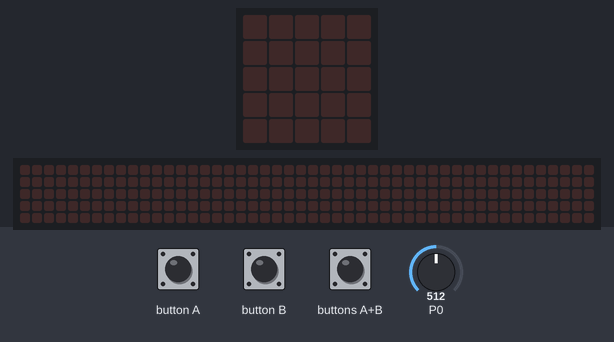
A program run on a simulated BBC micro:bit (MakeCode). On the bench: the board's 5×5 LED display, a strip that is not on the board, showing the scrolling text unrolled. The inputs (shaded band) are chosen by the test bench; at power-on: P0 = 512 (analog values on the 0–1023 scale). The 48×5 strip is a reading aid, not a part: it shows the text the display is scrolling, unrolled, one strip-width of it at a time.

Above: at 1.2 s.
1.3 s: buttons A+B pressed for 0.15 s
At 3.7 s:
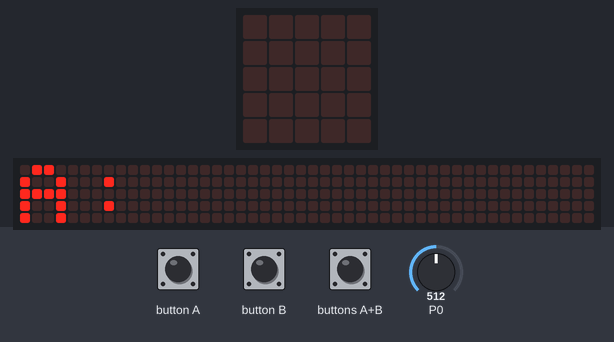
4.3 s: button A pressed for 0.15 s
7.4 s: button B pressed for 0.15 s
At 9.47 s:
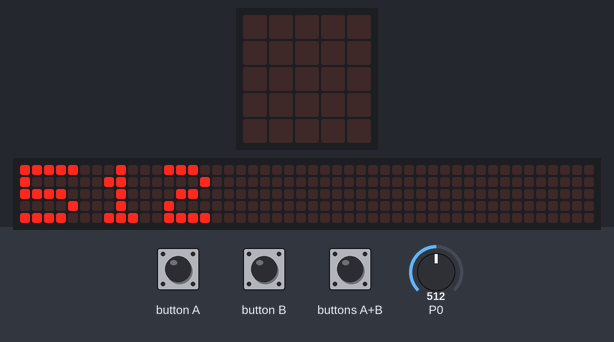
10.5 s: P0 set to 716
At 13.07 s:
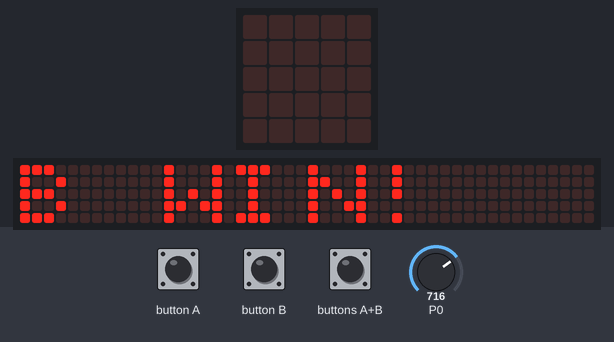
13.5 s: buttons A+B pressed for 1 s
17.5 s: button A pressed for 0.15 s
At 27.25 s:
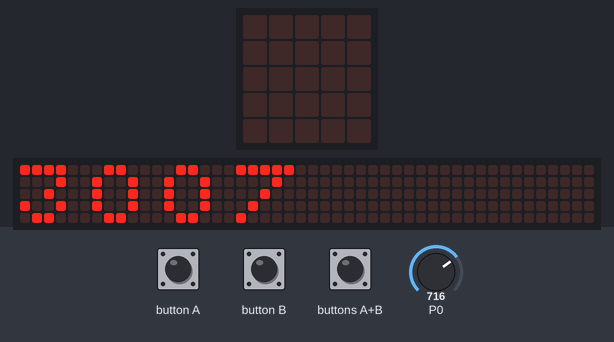

The program:

main.ts
```typescript
let B = 0
let A = 0
function B_근전도측정 () {
    B = 0
    for (let index = 0; index < 5; index++) {
        basic.pause(1000)
        B += pins.analogReadPin(AnalogPin.P0)
    }
}
function 근전도측정_평균값_출력 () {
    A = A / 5
    B = B / 5
    basic.showString("A: ")
    basic.showNumber(Math.trunc(A))
    basic.showString("B: ")
    basic.showNumber(Math.trunc(B))
}
input.onButtonPressed(Button.A, function () {
    A_근전도측정()
})
function 근전도비교후큰값출력 () {
    if (A > B) {
        basic.showString("A WIN!")
    } else if (A < B) {
        basic.showString("B WIN!")
    } else {
        basic.showString("DRAW")
    }
}
input.onButtonPressed(Button.AB, function () {
    근전도측정_평균값_출력()
    근전도비교후큰값출력()
})
input.onButtonPressed(Button.B, function () {
    B_근전도측정()
})
function A_근전도측정 () {
    A = 0
    for (let index = 0; index < 5; index++) {
        basic.pause(1000)
        A += pins.analogReadPin(AnalogPin.P0)
    }
}
```

test.ts
```typescript
// 테스트는 여기로 이동합니다; 이 패키지가 확장으로 사용될 때 컴파일되지 않을 것 입니다.
```

Measured:
- after the input at 1.3 s, the display: changes after 0.15 s (image 1)
- after the input at 7.4 s, the display: first differs from a run without the input after 2.0 s (image 2)
- after the input at 10.5 s, the display: first differs from a run without the input after 2.5 s (image 3)
